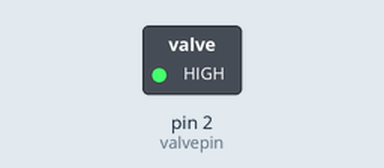
Recording of a sketch running on a simulated Arduino Uno, built with avr-gcc and run on an emulated ATmega328P. On the bench: switched loads named in the sketch (green lamp = pin HIGH).

Above: at 2.5 s.
At 7.5 s:
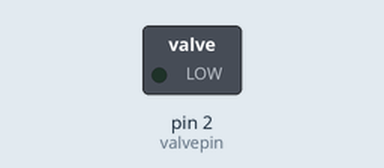
Timing chart, 0 to 13.0 s (numbered marks = the images above):
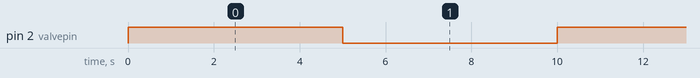

The sketch:

SolenoidValve_Test.ino
```cpp
// Code to Open and close an NC valve in 5 seconds gap.
int valvepin = 2;

void setup() {
  pinMode(valvepin, OUTPUT);
}

void loop() {
  //Opens the valve for 5 seconds
  digitalWrite(valvepin, HIGH);
  delay(5000);
  //Close the valve for 5 seconds
  digitalWrite(valvepin, LOW);
  delay(5000);
}
```

Measured:
- by itself, pin 2 (valvepin): alternates HIGH for 5.0 s and LOW for 5.0 s
